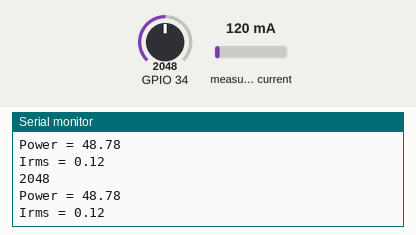
The sketch below on a simulated ESP32. On the bench: the last lines printed to the serial monitor. Inputs (shaded band) come from the test bench; at power-on: measured current 120 mA, GPIO 34 = 2048.

Above: at 6.1 s.
6.2 s: measured current set to 40 mA
At 12.0 s:
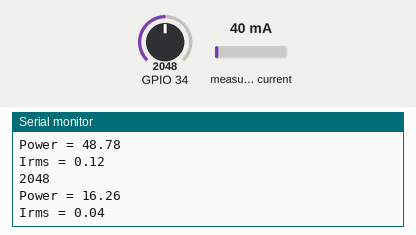
12.4 s: GPIO 34 set to 2866
At 16.4 s:
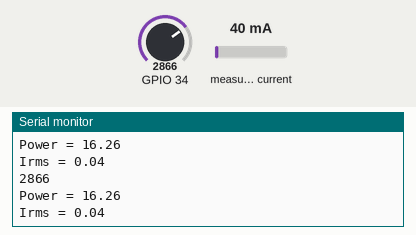
18.6 s: measured current set to 500 mA
At 21.9 s:
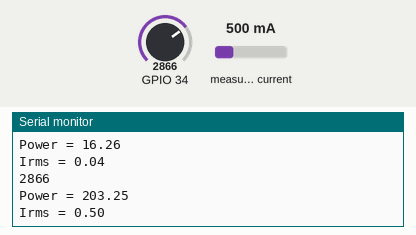
24.8 s: GPIO 34 set to 3603
At 27.5 s:
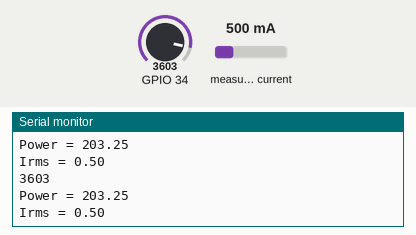
Timing chart, 0 to 29.0 s (numbered marks = the images above; inputs shaded):
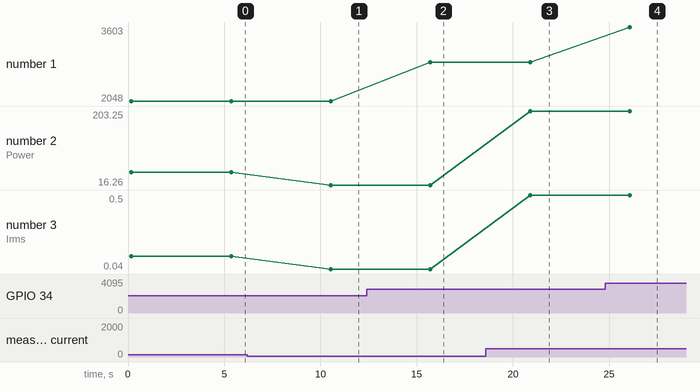

The sketch:

sketch_nov28a.ino
```cpp
#include "EmonLib.h"
// Include Emon Library
EnergyMonitor emon1;
// Create an instance
void setup()
{
  Serial.begin(9600);

  emon1.current(34, 12);             // Current: input pin, calibration.
//  emon1.current(34, 111.1);
}

void loop()
{
double Irms = emon1.calcIrms(1480);  // Calculate Irms only
  Serial.println(analogRead(34));
  Serial.print("Power = ");
  Serial.println(1.732*Irms*234.7);           // Apparent power
  Serial.print("Irms = ");
  Serial.println(Irms);             // Irms
  delay(5000);
}
```

Measured:
- after the input at 6.2 s, the serial monitor: prints a new line after 4.3 s (image 1)
- after the input at 12.4 s, the serial monitor: prints a new line after 3.3 s (image 2)
- after the input at 18.6 s, the serial monitor: prints a new line after 2.3 s (image 3)
- after the input at 24.8 s, the serial monitor: prints a new line after 1.3 s (image 4)
- plotted number 1: 2048 → 2866 after the input at 12.4 s, 2866 → 3603 after the input at 24.8 s
- plotted number 2: 48.78 → 16.26 after the input at 6.2 s, 16.26 → 203.25 after the input at 18.6 s
- plotted number 3: 0.12 → 0.04 after the input at 6.2 s, 0.04 → 0.5 after the input at 18.6 s
